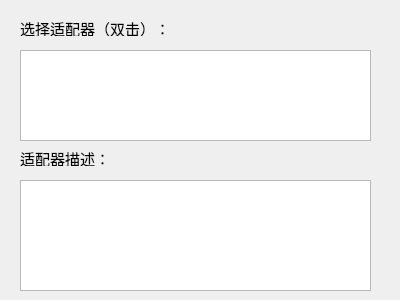
<?xml version="1.0" encoding="UTF-8"?>
<ui version="4.0">
 <class>Dialog</class>
 <widget class="QDialog" name="Dialog">
  <property name="geometry">
   <rect>
    <x>0</x>
    <y>0</y>
    <width>400</width>
    <height>300</height>
   </rect>
  </property>
  <property name="windowTitle">
   <string>Dialog</string>
  </property>
  <widget class="QTreeView" name="treeView_2">
   <property name="geometry">
    <rect>
     <x>20</x>
     <y>50</y>
     <width>351</width>
     <height>91</height>
    </rect>
   </property>
  </widget>
  <widget class="QLabel" name="label">
   <property name="geometry">
    <rect>
     <x>20</x>
     <y>20</y>
     <width>161</width>
     <height>16</height>
    </rect>
   </property>
   <property name="font">
    <font>
     <pointsize>11</pointsize>
    </font>
   </property>
   <property name="text">
    <string>选择适配器（双击）：</string>
   </property>
  </widget>
  <widget class="QLabel" name="label_2">
   <property name="geometry">
    <rect>
     <x>20</x>
     <y>150</y>
     <width>121</width>
     <height>16</height>
    </rect>
   </property>
   <property name="font">
    <font>
     <pointsize>11</pointsize>
    </font>
   </property>
   <property name="text">
    <string>适配器描述：</string>
   </property>
  </widget>
  <widget class="QListWidget" name="listWidget">
   <property name="geometry">
    <rect>
     <x>20</x>
     <y>180</y>
     <width>351</width>
     <height>111</height>
    </rect>
   </property>
  </widget>
 </widget>
 <resources/>
 <connections/>
</ui>
